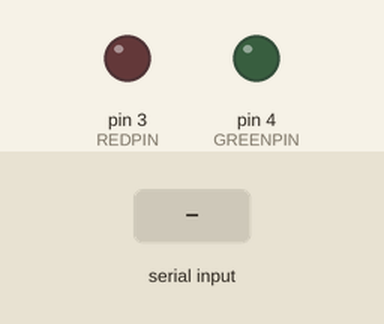
Recording of a sketch running on a simulated Arduino Leonardo, built with avr-gcc and run on an emulated ATmega32U4. On the bench: output pins drawn as LEDs (lit = HIGH). Inputs (shaded band) come from the test bench.

Above: at 1.2 s.
1.3 s: "R" received over Serial
At 1.7 s:
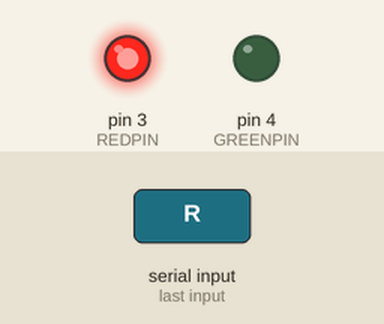
2.8 s: "G" received over Serial
At 4.0 s:
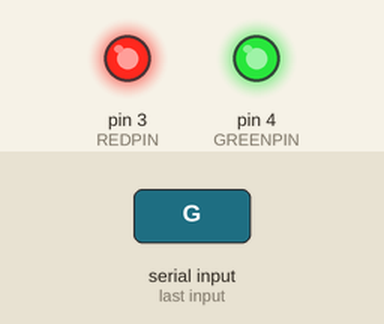
4.3 s: "R" received over Serial
At 5.2 s:
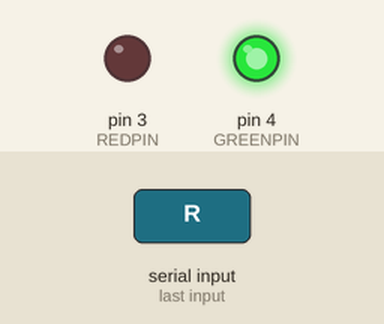
Timing chart, 0 to 7.3 s (numbered marks = the images above; inputs shaded):
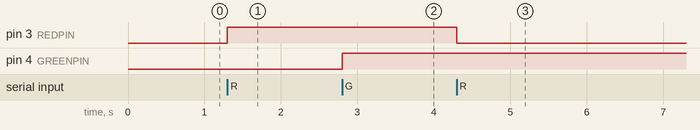

Measured:
- after the input at 1.3 s, pin 3 (REDPIN): LOW → HIGH at once
- after the input at 2.8 s, pin 4 (GREENPIN): LOW → HIGH at once
- after the input at 4.3 s, pin 3 (REDPIN): HIGH → LOW at once

The sketch:

Exercise1.ino
```cpp
/**
* Tecnologias de Interface
* Universidade de Coimbra
* MSc in Design and Multimedia
*
* Week 4
* Exercise 1
*
* @since:   02-03-2024
*/

const byte REDPIN=3;
const byte GREENPIN=4;

//these could be replaced by a direct reading of the LED pin state
boolean statusG=false;
boolean statusR=false;

char incomingByte;

void setup() {
  // Initialize serial data rate (bits per second) and wait for port to open
  Serial.begin(9600);

  // wait for serial port to connect. Needed for native USB port only (Leonardo only)
  while (!Serial) {
    ;
  }

  pinMode(REDPIN, OUTPUT);
  pinMode(GREENPIN, OUTPUT);
}

void loop() {
  if (Serial.available()) {
    incomingByte = (char)Serial.read();
    if (incomingByte == 'R') {
      statusR=!statusR;
      digitalWrite(REDPIN, statusR);
    }
    if (incomingByte == 'G') {
      statusG=!statusG;
      digitalWrite(GREENPIN,statusG );
    }
  }
}
```
